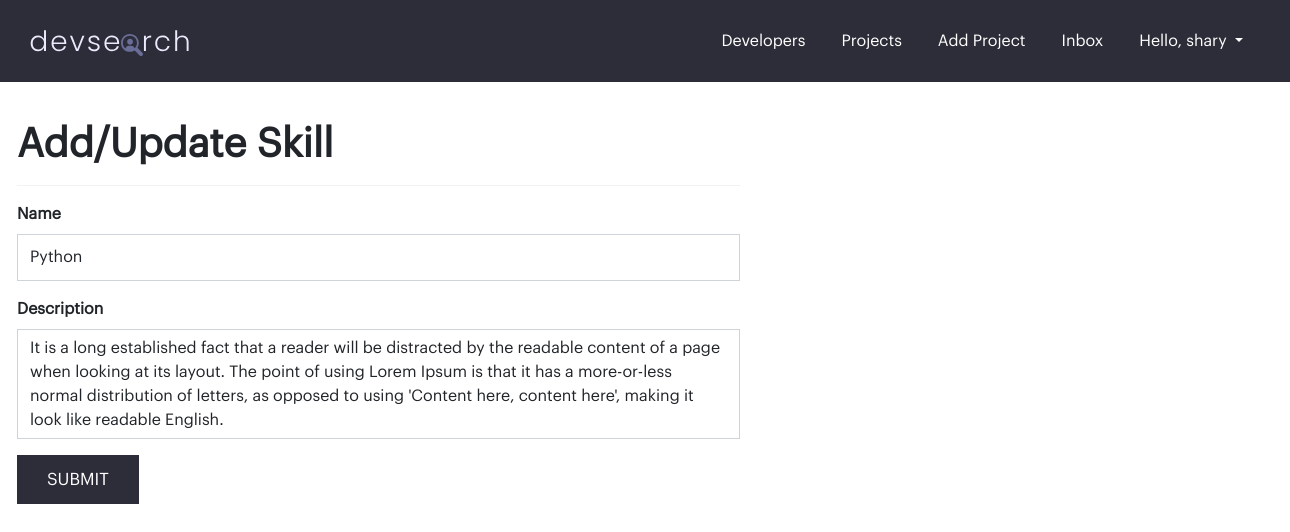
Screenshot of /skill/edit/d1a8e9f7-54e6-4312-bd8c-6a6784224351/ (signed in) with the database file from the repository.
### users/models.py (models this page shows, shortened)
class Skill(models.Model):
    user = models.ForeignKey(
        Profile, on_delete=models.CASCADE, null=True, blank=True)
    name = models.CharField(max_length=200, null=True, blank=True)
    description = models.TextField(null=True, blank=True)
    created_at = models.DateTimeField(auto_now_add=True)
    id = models.UUIDField(default=uuid.uuid4, unique=True,
                          primary_key=True, editable=False)
    class Meta:
        verbose_name_plural = "Skills"

### users/views.py (the view)
# urls.py: path('skill/edit/<str:pk>/', views.editSkill, name="edit-skill"),
@login_required(login_url='/login')
def editSkill(request, pk):
    profile = request.user.profile
    skill = profile.skill_set.get(id=pk)
    form = skillForm(instance=skill)
    if request.method == "POST":
        form = skillForm(request.POST, instance=skill)
        if form.is_valid():
            form.save()
            return redirect('my-account')
    context = {
        'form': form
    }
    return render(request, 'users/skill-form.html', context)

### users/forms.py
class skillForm(ModelForm):
    class Meta:
        model = Skill
        fields = ['name', 'description']
        widgets = {
            'description': Textarea(attrs={'rows': 4}),
        }

### templates/users/skill-form.html (shortened to what this page needs)
{% extends 'base.html' %}
{% load crispy_forms_tags %}
{% block content %}
<section class="page__section">
    <div class="container">
        <div class="row">
            <div class="col-lg-7">
                <h1><b>Add/Update Skill</b></h1>
                <hr />
                <form method="POST" enctype="multipart/form-data">
                    {{form|crispy}}
                    <button type="submit" class="btn btn-primary">Submit</button>
                </form>
            </div>
        </div>
    </div>
</section>
{% endblock %}

### templates/partials/header.html (shortened to what this page needs)
{% load static %}
<header class="charade_bg_color">
    <div class="container">
        <nav class="navbar navbar-expand-lg">
            <div class="container-fluid">
                <a class="navbar-brand" href="{% url 'users-list' %}">
                    <img src="{% static 'images/logo.svg' %}" class="fluid" />
                </a>
                <div class="collapse navbar-collapse" id="navbarSupportedContent">
                    <ul class="navbar-nav mr-auto mb-2 mb-lg-0">
                        <li class="nav-item">
                            <a class="nav-link" href="{% url 'users-list' %}">Developers</a>
                        </li>
                        <li class="nav-item">
                            <a class="nav-link" href="{% url 'projects' %}">Projects</a>
                        </li>
                        {% if request.user.is_authenticated %}
                            <li class="nav-item">
                                <a class="nav-link" href="{% url 'add-project' %}">Add Project</a>
                            </li>
                            <li class="nav-item">
                                <a class="nav-link" href="{% url 'inbox' %}">Inbox</a>
                            </li>
                            <li class="nav-item dropdown">
                                <a class="nav-link active dropdown-toggle" href="#" id="navbarDropdown" role="button" data-bs-toggle="dropdown" aria-expanded="false">
                                    Hello, {{ request.user }}
                                </a>
                            </li>
                        {% else %}
                            <li class="nav-item">
                                <a class="nav-link" href="{% url 'login' %}">Login</a>
                            </li>
                        {% endif %}
                    </ul>
                </div>
            </div>
            </nav>
    </div>
</header>

### _dev_search/static/css/style.css (style rules this page uses)
* { font-family: 'Graphik-Regular'; }
.container { min-width: 1280px; }
.btn-primary, .btn-primary:hover { color: white; border-radius: 0; border: none; padding: 12px 30px; font-size: 17px; text-transform: uppercase; background-color: #2d2d39; }
textarea, input[type="text"], input[type="file"], input[type="password"], input[type="email"], select { border-radius: 0px !important; }
input[type="text"], input[type="password"], input[type="email"], select { min-height: 47px !important; }
textarea { resize: none; }
label { font-weight: 600; }
hr { background-color: #cccccc; }
.page__section { padding: 3% 0; }
a, a:hover { text-decoration: none; }
.charade_bg_color { background-color: #2d2d39; }
header { padding: 7px 0; }
header .nav-item { margin: 0 10px; }
.navbar-brand, .navbar-brand:hover, header .nav-link, header .nav-link:hover { color: white; }
.nav-link, .nav-link:hover { color: white !important; text-decoration: none !important; }

### rows the page displays
Skill: name "Python", description "It is a long established fact that a reader will be distracted by the readable content of a page when looking at its layout. The point of using Lorem Ipsum is that it has a more-or-less normal distribution of letters, as opposed to using 'Content here, content here', making it look like readable English."

### other values shown
{{ request.user }} "shary"
